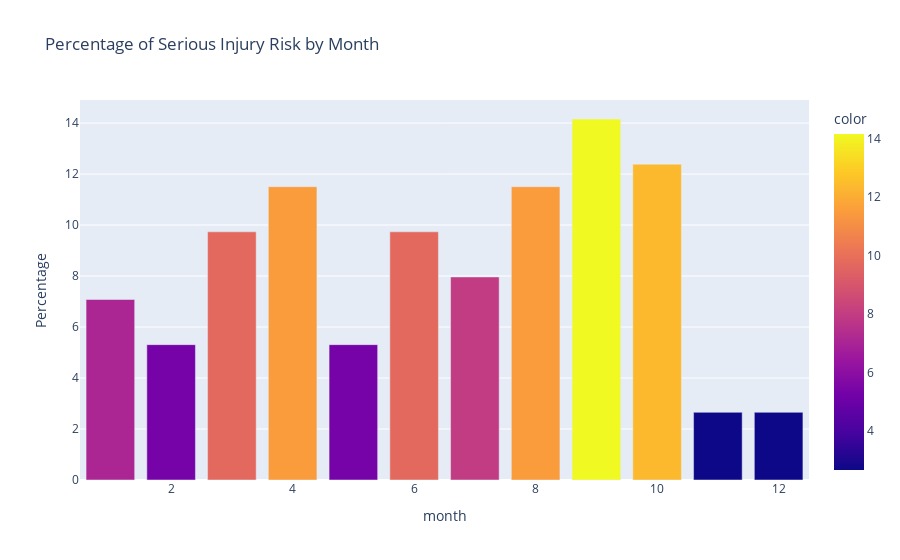

Notebook code cell kept with this figure:
### Code cell
#plot the percentages of serious injury risks for each month
fig = px.bar(monthly_percentages, 
             x=monthly_percentages.index, 
             y=monthly_percentages.values, 
             title='Percentage of Serious Injury Risk by Month',
             labels={'y': 'Percentage', 'x': 'Month'},
             color=monthly_percentages.values)
fig.show()

### Figure 1 — Plotly figure (JSON) as saved in the notebook; plotly's stock layout.template omitted (floating-point values rounded to 4 significant figures)
{"data": [{"alignmentgroup": "True", "hovertemplate": "month=%{x}<br>Percentage=%{y}<br>color=%{marker.color}<extra></extra>", "legendgroup": "", "marker": {"color": [7.08, 5.31, 9.735, 11.5, 5.31, 9.735, 7.965, 11.5, 14.16, 12.39, 2.655, 2.655], "coloraxis": "coloraxis", "pattern": {"shape": ""}}, "name": "", "offsetgroup": "", "orientation": "v", "showlegend": false, "textposition": "auto", "type": "bar", "x": [1, 2, 3, 4, 5, 6, 7, 8, 9, 10, 11, 12], "xaxis": "x", "y": [7.08, 5.31, 9.735, 11.5, 5.31, 9.735, 7.965, 11.5, 14.16, 12.39, 2.655, 2.655], "yaxis": "y"}], "layout": {"barmode": "relative", "coloraxis": {"colorbar": {"title": {"text": "color"}}, "colorscale": [[0, "#0d0887"], [0.1111, "#46039f"], [0.2222, "#7201a8"], [0.3333, "#9c179e"], [0.4444, "#bd3786"], [0.5556, "#d8576b"], [0.6667, "#ed7953"], [0.7778, "#fb9f3a"], [0.8889, "#fdca26"], [1, "#f0f921"]]}, "legend": {"tracegroupgap": 0}, "title": {"text": "Percentage of Serious Injury Risk by Month"}, "xaxis": {"anchor": "y", "domain": [0, 1], "title": {"text": "month"}}, "yaxis": {"anchor": "x", "domain": [0, 1], "title": {"text": "Percentage"}}}}
